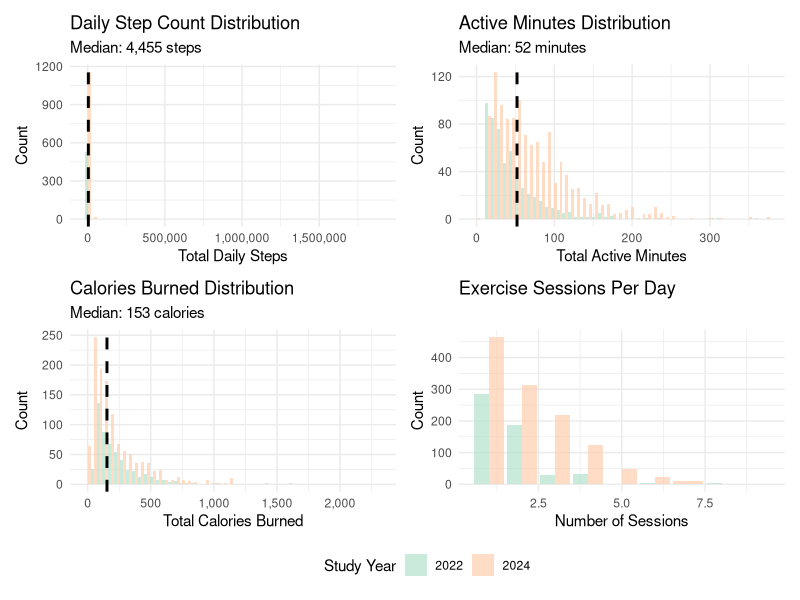
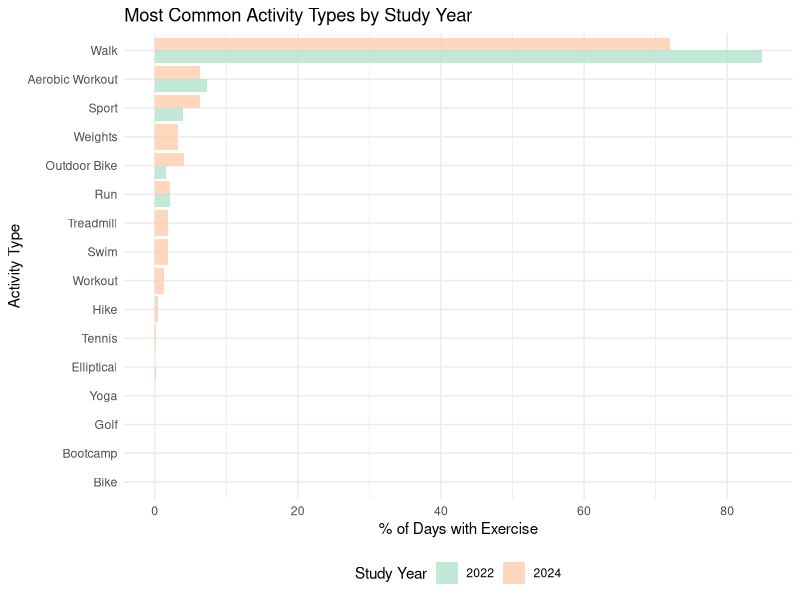
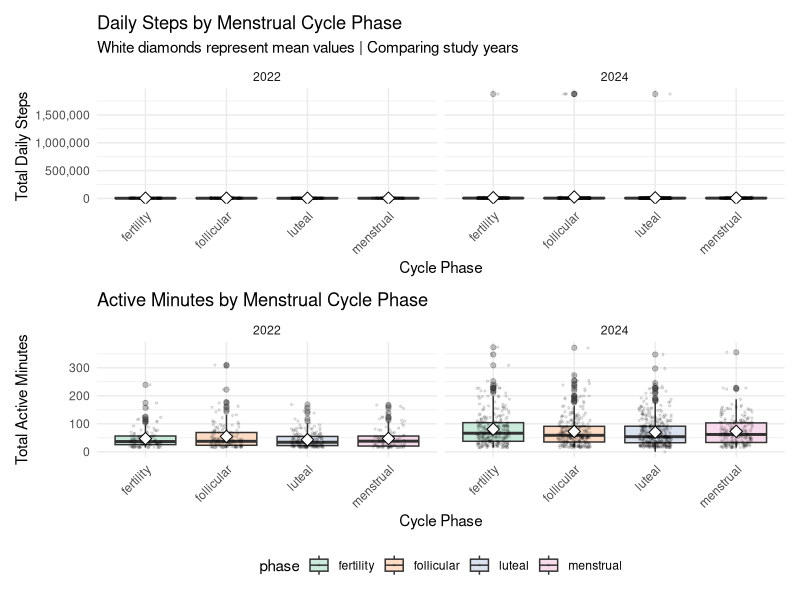
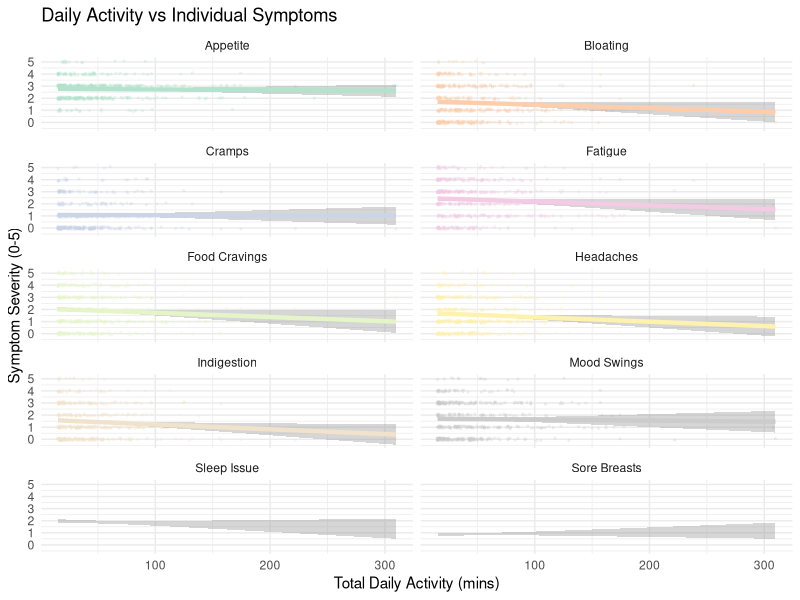

The R source for these figures, in order:
## ---- chunk 1
library(tidyverse)
library(patchwork)
library(scales)
library(lme4)
library(lmerTest)
library(broom.mixed)

# Set plot theme
theme_set(theme_minimal() + theme(legend.position = "bottom"))
options(
  ggplot2.discrete.colour = function(...) scale_colour_brewer(..., palette = "Pastel2"),
  ggplot2.discrete.fill   = function(...) scale_fill_brewer(..., palette = "Pastel2"),

  ggplot2.continuous.colour = function(...) scale_colour_distiller(..., palette = "PuRd"),
  ggplot2.continuous.fill   = function(...) scale_fill_distiller(..., palette = "PuRd")
)
## ---- chunk 2
# View observations with extreme values

# Load raw data
raw_data <- read.csv("./clean_data/all_daily_data.csv") %>%
  distinct(id, study_interval, day_in_study, .keep_all = TRUE)

# Identify and view extreme observations
extreme_obs <- raw_data %>%
  filter(total_steps >= 50000 | 
         total_active_min >= 1440 | 
         total_calories >= 10000) %>%
  select(id, study_interval, day_in_study, 
         total_steps, total_active_min, total_calories,
         n_sessions, total_duration_min) %>%
  arrange(desc(total_steps))

# Display the observations
print(extreme_obs)

# Or view in a nice table
library(knitr)
library(kableExtra)

extreme_obs %>%
  kable(caption = "Observations with Extreme Values",
        col.names = c("ID", "Year", "Day", "Steps", "Active Min", 
                     "Calories", "Sessions", "Duration")) %>%
  kable_styling(bootstrap_options = c("striped", "hover"))
## ---- chunk 3
# Load and check raw data
raw_data <- read.csv("./clean_data/all_daily_data.csv") %>%
  distinct(id, study_interval, day_in_study, .keep_all = TRUE)

# Identify extreme values
outliers <- raw_data %>%
  summarise(
    extreme_steps = sum(total_steps >= 50000, na.rm = TRUE),
    extreme_active = sum(total_active_min >= 1440, na.rm = TRUE),
    extreme_calories = sum(total_calories >= 10000, na.rm = TRUE)
  )

outliers
# Apply cleaning filters
exercise_analysis <- raw_data %>%
  filter(
    total_steps < 50000,        # Realistic daily maximum
    total_active_min < 1440,     # Cannot exceed 24 hours
    total_calories < 10000       # Realistic exercise expenditure
  )
## ---- chunk 4

# Filtering realistic values

exercise_analysis = read.csv("./clean_data/all_daily_data.csv")

# exercise_analysis = read.csv("./clean_data/all_daily_data.csv") |> 
 # distinct(id, study_interval, day_in_study, .keep_all = TRUE) |> 
  #filter(
    # Removing outliers/impossible values
   # total_steps < 50000,
   # total_active_min < 1440,
   # total_calories < 10000
 # )

p1 = ggplot(exercise_analysis |> filter(total_steps > 0), 
             aes(x = total_steps, fill = factor(study_interval))) +
  geom_histogram(bins = 50, alpha = 0.7, position = "dodge") +
  geom_vline(xintercept = median(exercise_analysis$total_steps[exercise_analysis$total_steps > 0], na.rm = TRUE),
             linetype = "dashed", color = "black", linewidth = 1) +
  labs(title = "Daily Step Count Distribution",
       subtitle = paste("Median:", 
                       scales::comma(round(median(exercise_analysis$total_steps[exercise_analysis$total_steps > 0], na.rm = TRUE))), 
                       "steps"),
       x = "Total Daily Steps",
       y = "Count",
       fill = "Study Year") +
  scale_x_continuous(labels = scales::comma)

p2 = ggplot(exercise_analysis |> filter(total_active_min > 0), 
             aes(x = total_active_min, fill = factor(study_interval))) +
  geom_histogram(bins = 50, alpha = 0.7, position = "dodge") +
  geom_vline(xintercept = median(exercise_analysis$total_active_min[exercise_analysis$total_active_min > 0], na.rm = TRUE),
             linetype = "dashed", color = "black", linewidth = 1) +
  labs(title = "Active Minutes Distribution",
       subtitle = paste("Median:", 
                       round(median(exercise_analysis$total_active_min[exercise_analysis$total_active_min > 0], na.rm = TRUE), 1), 
                       "minutes"),
       x = "Total Active Minutes",
       y = "Count",
       fill = "Study Year")

p3 = ggplot(exercise_analysis |> filter(total_calories > 0), 
             aes(x = total_calories, fill = factor(study_interval))) +
  geom_histogram(bins = 50, alpha = 0.7, position = "dodge") +
  geom_vline(xintercept = median(exercise_analysis$total_calories[exercise_analysis$total_calories > 0], na.rm = TRUE),
             linetype = "dashed", color = "black", linewidth = 1) +
  labs(title = "Calories Burned Distribution",
       subtitle = paste("Median:", 
                       scales::comma(round(median(exercise_analysis$total_calories[exercise_analysis$total_calories > 0], na.rm = TRUE))), 
                       "calories"),
       x = "Total Calories Burned",
       y = "Count",
       fill = "Study Year") +
  scale_x_continuous(labels = scales::comma)

p4 <- ggplot(exercise_analysis |> filter(n_sessions > 0), 
             aes(x = n_sessions, fill = factor(study_interval))) +
  geom_bar(alpha = 0.7, position = "dodge") +
  labs(title = "Exercise Sessions Per Day",
       x = "Number of Sessions",
       y = "Count",
       fill = "Study Year")

(p1 + p2) / (p3 + p4) + 
  plot_layout(guides = "collect")

## ---- chunk 5
# Prepare activity types data
activities_long <- exercise_analysis |> 
  filter(!is.na(activity_types), activity_types != "", activity_types != "NA") |> 
  select(id, study_interval, day_in_study, activity_types) |> 
  mutate(
    # Clean activity types column
    activity_types = str_replace_all(activity_types, "\\n", ","),
    activity_types = str_replace_all(activity_types, "\"", "")
  ) |> 
  # Split comma-separated activities into rows
  separate_rows(activity_types, sep = ",") |> 
  mutate(
    activity_types = str_trim(activity_types),
    activity_types = str_to_title(activity_types)
  ) |> 
  filter(activity_types != "", activity_types != "Na")

activities_long

# Count activities by year
activity_counts <- activities_long %>%
  group_by(study_interval, activity_types) %>%
  summarise(n_days = n(), .groups = "drop") %>%
  group_by(study_interval) %>%
  mutate(pct = n_days / sum(n_days) * 100) %>%
  ungroup()

# Plot 1: Activity type frequency by year
p1 <- ggplot(activity_counts, 
             aes(x = reorder(activity_types, pct), y = pct, 
                 fill = factor(study_interval))) +
  geom_col(position = "dodge", alpha = 0.8) +
  coord_flip() +
  labs(title = "Most Common Activity Types by Study Year",
       x = "Activity Type",
       y = "% of Days with Exercise",
       fill = "Study Year") +
  theme_minimal() +
  theme(legend.position = "bottom")

p1
## ---- chunk 6

p1 = ggplot(exercise_analysis |> filter(!is.na(phase), total_steps > 0), 
             aes(x = phase, y = total_steps, fill = phase)) +
  geom_boxplot(alpha = 0.7, outlier.alpha = 0.3) +
  geom_jitter(width = 0.2, alpha = 0.1, size = 0.5) +
  stat_summary(fun = mean, geom = "point", shape = 23, size = 3, fill = "white") +
  facet_wrap(~study_interval, ncol = 2) +  # Side by side
  labs(title = "Daily Steps by Menstrual Cycle Phase",
       subtitle = "White diamonds represent mean values | Comparing study years",
       x = "Cycle Phase",
       y = "Total Daily Steps") +
  scale_y_continuous(labels = comma) +
  theme(legend.position = "bottom",
        axis.text.x = element_text(angle = 45, hjust = 1))

p2 = ggplot(exercise_analysis |> filter(!is.na(phase), total_active_min > 0), 
             aes(x = phase, y = total_active_min, fill = phase)) +
  geom_boxplot(alpha = 0.7, outlier.alpha = 0.3) +
  geom_jitter(width = 0.2, alpha = 0.1, size = 0.5) +
  stat_summary(fun = mean, geom = "point", shape = 23, size = 3, fill = "white") +
  facet_wrap(~study_interval, ncol = 2) +
  labs(title = "Active Minutes by Menstrual Cycle Phase",
       x = "Cycle Phase",
       y = "Total Active Minutes") +
  theme(legend.position = "bottom",
        axis.text.x = element_text(angle = 45, hjust = 1))

p1 / p2 + plot_layout(guides = "collect")
## ---- chunk 7
symptoms_long = exercise_analysis |> 
  filter(total_active_min > 0) |> 
  select(id, total_active_min, appetite_score, sorebreasts_score, sleepissue_score, cramps_score, fatigue_score, 
         headaches_score, moodswing_score, foodcravings_score, indigestion_score, bloating_score) |> 
  pivot_longer(cols = ends_with("_score"), 
               names_to = "symptom", 
               values_to = "severity") |> 
  filter(!is.na(severity)) |> 
  mutate(symptom = case_when(
    symptom == "appetite_score" ~ "Appetite",
    symptom == "sorebreasts_score" ~ "Sore Breasts",
    symptom == "sleepissue_score" ~ "Sleep Issue",
    symptom == "cramps_score" ~ "Cramps",
    symptom == "fatigue_score" ~ "Fatigue",
    symptom == "headaches_score" ~ "Headaches",
    symptom == "moodswing_score" ~ "Mood Swings",
    symptom == "foodcravings_score" ~ "Food Cravings",
    symptom == "indigestion_score" ~ "Indigestion",
    symptom == "bloating_score" ~ "Bloating"
  ))

p4 = ggplot(symptoms_long, 
             aes(x = total_active_min, y = severity, color = symptom)) +
  geom_jitter(alpha = 0.2, size = 0.5, height = 0.1) +
  geom_smooth(method = "lm", se = TRUE, linewidth = 1.5) +
  facet_wrap(~symptom, ncol = 2) +
  labs(title = "Daily Activity vs Individual Symptoms",
       x = "Total Daily Activity (mins)",
       y = "Symptom Severity (0-5)") +
  scale_x_continuous(labels = comma) +
  scale_y_continuous(breaks = 0:5) +
  theme(legend.position = "none")

p4
## ---- chunk 8

# Model 1: Exercise → cramps
model_cramps = lmer(cramps_score ~ total_active_min + phase + (1|id), 
                     data = exercise_analysis,
                     REML = FALSE)
summary(model_cramps)

# Model 2: Exercise → fatigue
model_fatigue = lmer(fatigue_score ~ total_active_min + phase + (1|id), 
                     data = exercise_analysis,
                     REML = FALSE)
summary(model_fatigue)

# Model 3: Exercise → stress
model_stress = lmer(stress_score ~ total_active_min + phase + (1|id), 
                     data = exercise_analysis,
                     REML = FALSE)
summary(model_stress)

# Model 4: Exercise → mood swings
model_mood = lmer(moodswing_score ~ total_active_min + phase + (1|id), 
                     data = exercise_analysis,
                     REML = FALSE)
summary(model_mood)

# Model 5: Exercise → sleep issues
model_sleep = lmer(sleepissue_score ~ total_active_min + phase + (1|id), 
                     data = exercise_analysis,
                     REML = FALSE)
summary(model_sleep)

# Model 6: Exercise → bloating
model_bloating = lmer(bloating_score ~ total_active_min + phase + (1|id), 
                     data = exercise_analysis,
                     REML = FALSE)
summary(model_bloating)

# Model 7: Exercise → appetite
model_appetite = lmer(appetite_score ~ total_active_min + phase + (1|id), 
                     data = exercise_analysis,
                     REML = FALSE)
summary(model_appetite)

# Model 8: Exercise → sore breasts
model_sorebreasts = lmer(sorebreasts_score ~ total_active_min + phase + (1|id), 
                     data = exercise_analysis,
                     REML = FALSE)
summary(model_sorebreasts)

# Model 9: Exercise → food cravings
model_foodcravings = lmer(foodcravings_score ~ total_active_min + phase + (1|id), 
                     data = exercise_analysis,
                     REML = FALSE)
summary(model_foodcravings)

# Model 10: Exercise → indigestion
model_indigestion = lmer(indigestion_score ~ total_active_min + phase + (1|id), 
                     data = exercise_analysis,
                     REML = FALSE)
summary(model_indigestion)

## ---- chunk 9
# Cleaning results:
# Extract coefficients for exercise effect
results_summary = bind_rows(
  tidy(model_cramps, effects = "fixed") %>% mutate(outcome = "Cramps"),
  tidy(model_fatigue, effects = "fixed") %>% mutate(outcome = "Fatigue"),
  tidy(model_stress, effects = "fixed") %>% mutate(outcome = "Stress"),
  tidy(model_mood, effects = "fixed") %>% mutate(outcome = "Mood swings"),
  tidy(model_sleep, effects = "fixed") %>% mutate(outcome = "Sleep issues"),
  tidy(model_bloating, effects = "fixed") %>% mutate(outcome = "Bloating"),
  tidy(model_appetite, effects = "fixed") %>% mutate(outcome = "Appetite"),
  tidy(model_indigestion, effects = "fixed") %>% mutate(outcome = "Indigestion"),
  tidy(model_sorebreasts, effects = "fixed") %>% mutate(outcome = "Sore breasts"),
  tidy(model_foodcravings, effects = "fixed") %>% mutate(outcome = "Food cravings")
) %>%
  filter(term == "total_active_min") %>%
  select(outcome, estimate, std.error, statistic, p.value) %>%
  mutate(
    significant = ifelse(p.value < 0.05, "Yes", "No"),
    p.value = format.pval(p.value, digits = 3, eps = 0.001)
  )

knitr::kable(results_summary)
